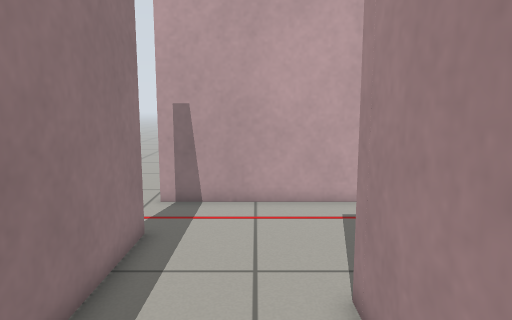
[1] (above)

18 first-person views from a walk through a world built for the Gazebo simulator. The camera is 0.87 m above the floor, tilts 8° down and sees 70° across. The floor is counted in squares, 0.25 m on a side. Each view is taken from the middle of a square. On the plan, view 1 faces up. The plan holds only what a view shows up to about 20 squares ahead; the rest is blank.

[2]
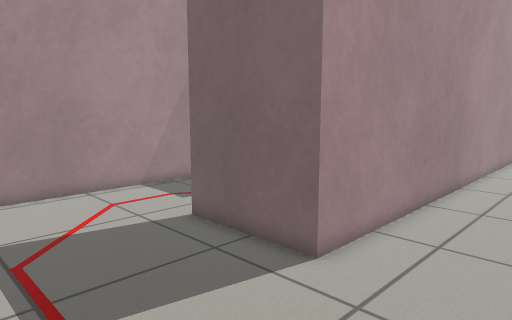

[3]
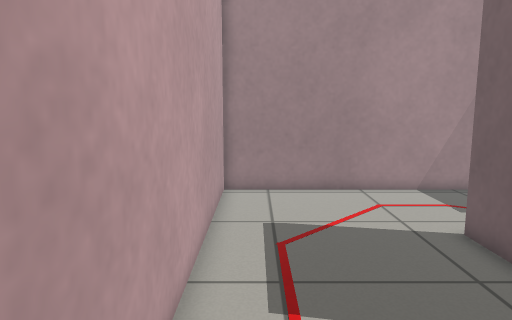

[4]
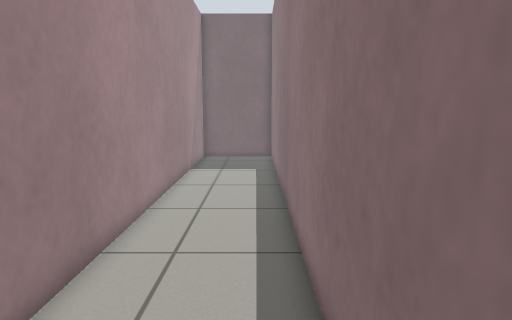

[5]
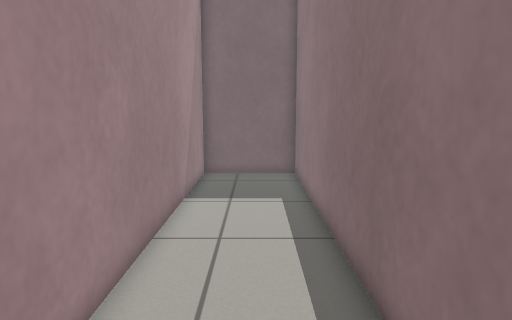

[6]
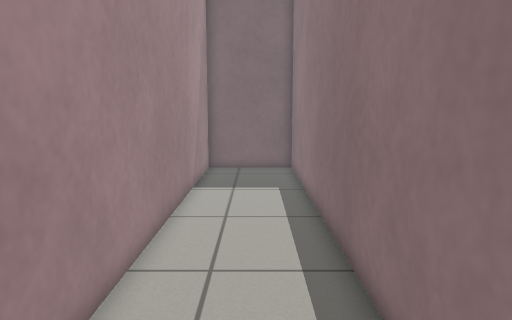

[7]
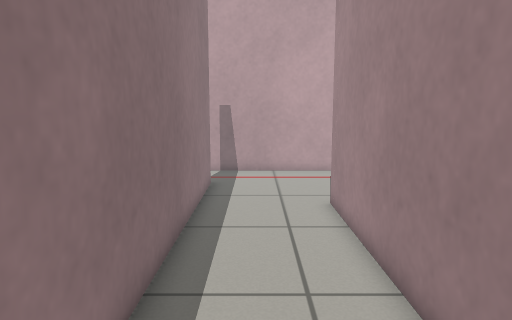

[8]
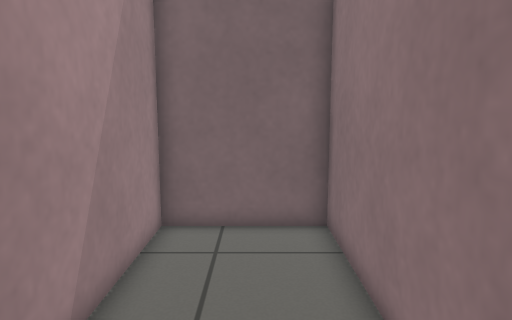

[9]
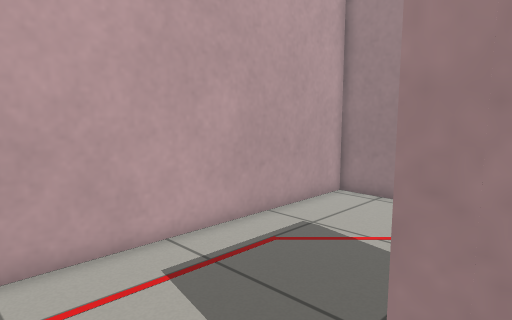

[10]
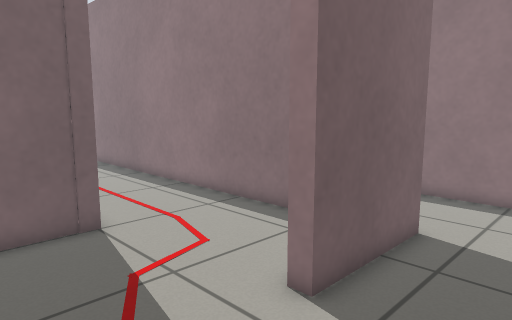

[11]
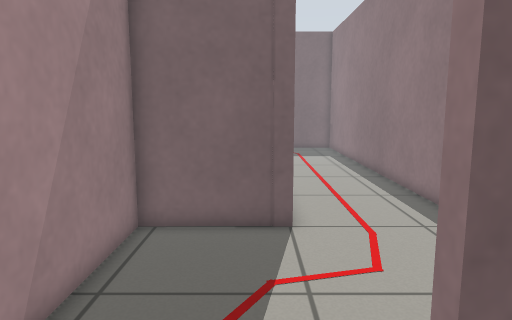

[12]
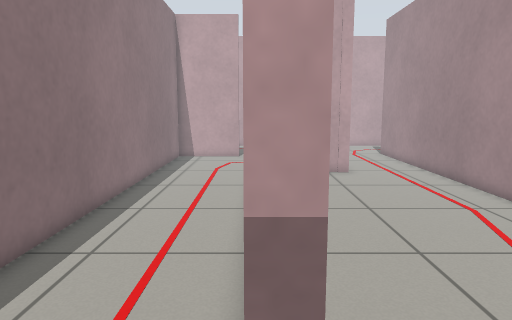

[13]
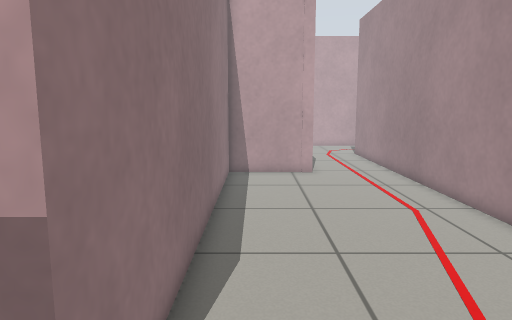

[14]
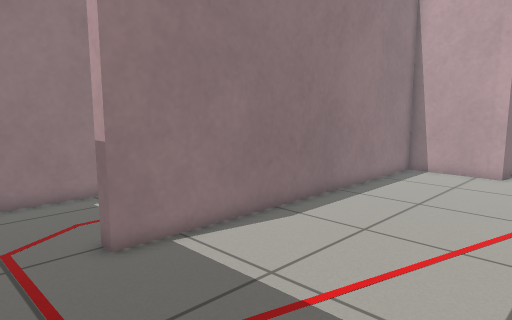

[15]
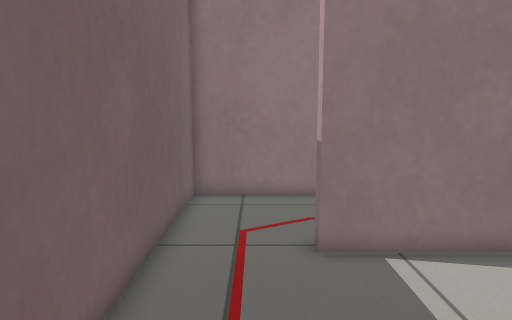

[16]
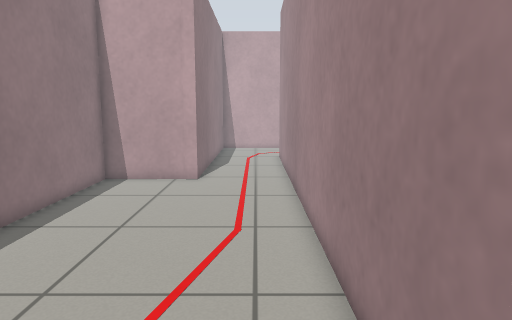

[17]
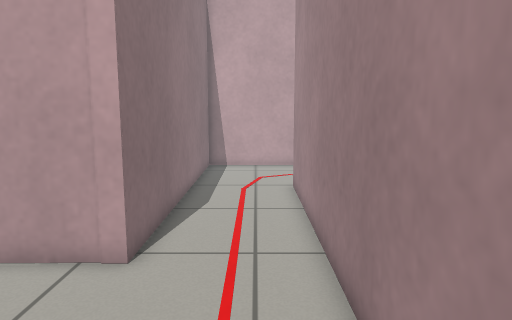

[18]
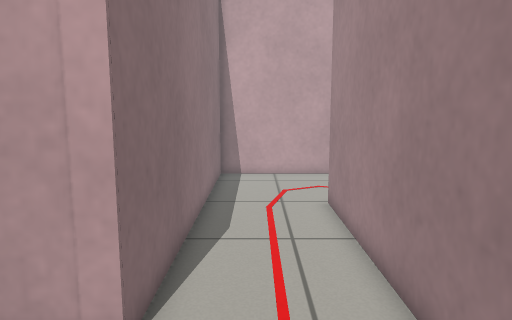

### Floor plan
Points are (right, up) in squares from view 1. A wall is a line through its corners. A room is listed if a view was taken in it or the views show most of it. See-through windows are left out.
Room 1 (views 1, 2, 3, 4, 5, 6, 7, 8, 9, 10, 11)
walls: (-3.1, 9.9) (-3.1, -22.5) (1.8, -22.5) (1.8, 6.2) (6.8, 6.2) (6.8, 5.5); (12.5, 5.5) (12.5, 13.4) (-3.6, 13.4)
ways out: opening at (9.5, 6) to room 3; opening at (-3, 11.5)
Room 2 (views 12, 13, 14, 15, 16, 17, 18)
walls: (17.7, -16.9) (17.7, 7.4); (7.6, -22.5) (13.8, -22.5); (17.5, 13.4) (13.1, 13.4) (13.1, -1.1) (8.5, -1.1) (8.5, -18.5) (7.9, -18.5)
ways out: opening at (8, -20.5) to room 3; opening at (18, 10.5)
Room 3 (no view inside)
walls: (7.9, -0.6) (12.5, -0.5) (12.5, 5.5); (2.4, 2.1) (2.4, -13.4); (2.4, -16.3) (2.4, -22.5) (7.6, -22.5)
ways out: opening at (9.5, 6) to room 1; opening at (8, -20.5) to room 2

Positions as (right, up) in squares from view 1, and headings:
1: (0, 0), facing up
2: (-3, 13), facing down-right
3: (-3, 12), facing right
4: (-2, 4), facing down
5: (-1, -3), facing down
6: (-1, -1), facing down
7: (-1, -7), facing up
8: (-1, -12), facing down
9: (-1, 5), facing up-right
10: (12, 10), facing down-left
11: (9, 10), facing down
12: (8, -21), facing up
13: (10, -21), facing up
14: (17, -22), facing up-left
15: (17, -20), facing left
16: (16, -19), facing up
17: (16, -9), facing up
18: (15, -6), facing up
